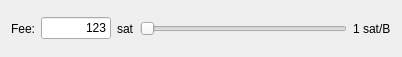
<?xml version="1.0" encoding="UTF-8"?>
<ui version="4.0">
 <class>FeeEditorWidget</class>
 <widget class="QWidget" name="FeeEditorWidget">
  <property name="geometry">
   <rect>
    <x>0</x>
    <y>0</y>
    <width>402</width>
    <height>57</height>
   </rect>
  </property>
  <property name="sizePolicy">
   <sizepolicy hsizetype="Preferred" vsizetype="Preferred">
    <horstretch>0</horstretch>
    <verstretch>0</verstretch>
   </sizepolicy>
  </property>
  <property name="minimumSize">
   <size>
    <width>0</width>
    <height>0</height>
   </size>
  </property>
  <property name="windowTitle">
   <string>Form</string>
  </property>
  <layout class="QHBoxLayout" name="horizontalLayout_2">
   <item>
    <layout class="QHBoxLayout" name="horizontalLayout">
     <item>
      <widget class="QLabel" name="feeLabel">
       <property name="text">
        <string>Fee:</string>
       </property>
      </widget>
     </item>
     <item>
      <widget class="QLineEdit" name="lineEdit">
       <property name="enabled">
        <bool>true</bool>
       </property>
       <property name="sizePolicy">
        <sizepolicy hsizetype="Fixed" vsizetype="Fixed">
         <horstretch>0</horstretch>
         <verstretch>0</verstretch>
        </sizepolicy>
       </property>
       <property name="minimumSize">
        <size>
         <width>70</width>
         <height>0</height>
        </size>
       </property>
       <property name="maximumSize">
        <size>
         <width>70</width>
         <height>16777215</height>
        </size>
       </property>
       <property name="text">
        <string>123</string>
       </property>
       <property name="alignment">
        <set>Qt::AlignRight|Qt::AlignTrailing|Qt::AlignVCenter</set>
       </property>
      </widget>
     </item>
     <item>
      <widget class="QLabel" name="satoshisLabel">
       <property name="text">
        <string>sat</string>
       </property>
      </widget>
     </item>
     <item>
      <widget class="QSlider" name="horizontalSlider">
       <property name="sizePolicy">
        <sizepolicy hsizetype="MinimumExpanding" vsizetype="Fixed">
         <horstretch>0</horstretch>
         <verstretch>0</verstretch>
        </sizepolicy>
       </property>
       <property name="orientation">
        <enum>Qt::Horizontal</enum>
       </property>
      </widget>
     </item>
     <item>
      <widget class="QLabel" name="satBLabel">
       <property name="text">
        <string>1 sat/B</string>
       </property>
      </widget>
     </item>
    </layout>
   </item>
  </layout>
 </widget>
 <resources/>
 <connections/>
</ui>
